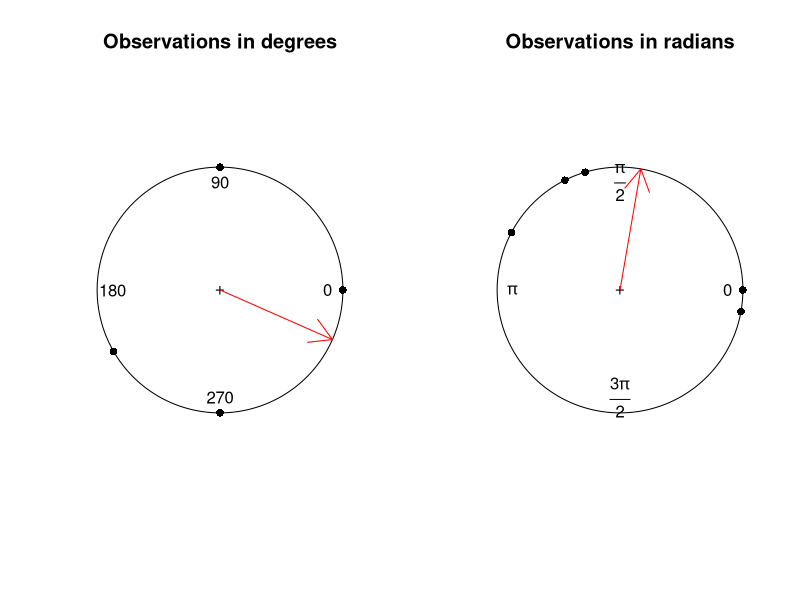

Recreate this plot in R.
## ---- chunk 1
knitr::opts_chunk$set(echo = TRUE)
## ---- chunk 2
# install.packages("circular")
library(circular)
## ---- chunk 3
data.deg <- as.circular(c(0, 90, 210, 270, 360), units = "degrees")
data.rad <- as.circular(c(0, 90, 210, 270, 360), units = "radians")
## ---- chunk 4
mean(c(0, 90, 210, 270, 360))
## ---- chunk 5
mean(data.deg)
mean(data.rad)
## ---- chunk 6
mean_deg <- mean(data.deg)
mean_rad <- mean(data.rad)
## ---- chunk 7
par(mfrow = c(1,2))
plot(data.deg, main = "Observations in degrees")
arrows.circular(x = mean(data.deg),col = "red")
plot(data.rad, main = "Observations in radians")
arrows.circular(x = mean(data.rad),col = "red")
## ---- chunk 8
rho.circular(data.deg)
rho.circular(data.rad)
## ---- chunk 9
angular.variance(data.deg)
angular.deviation(data.deg)
